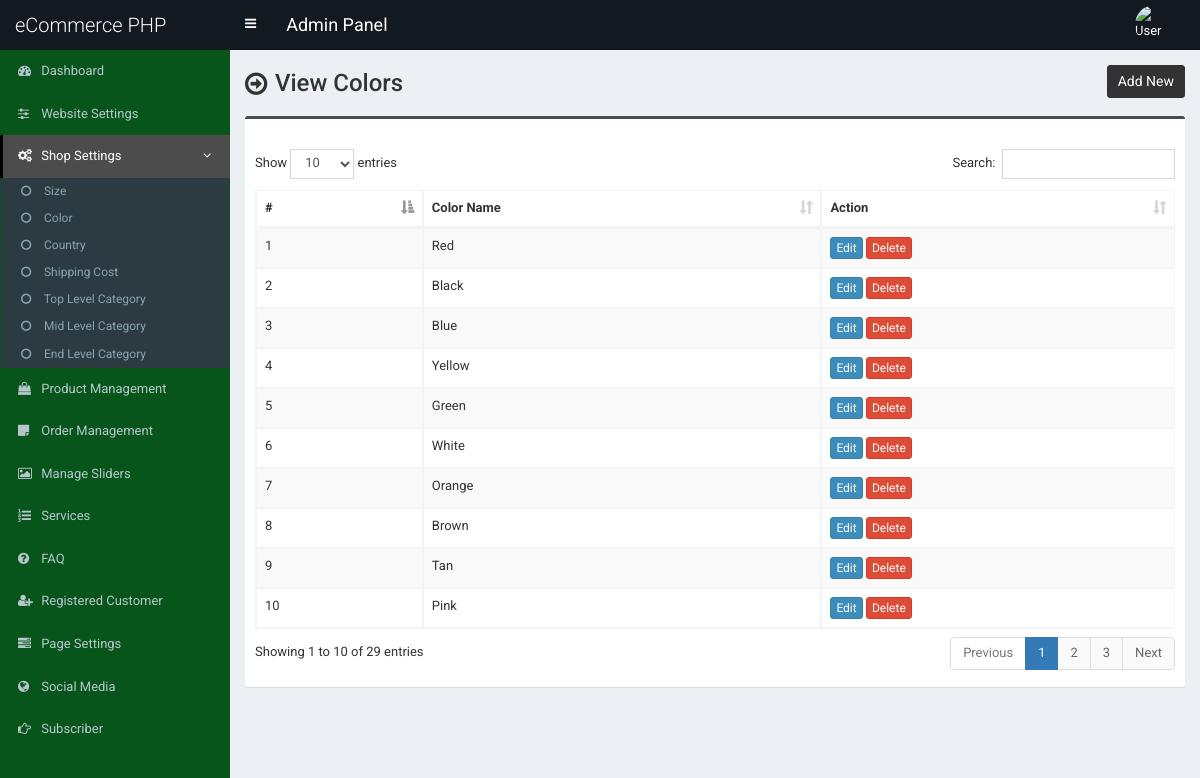
/admin/color.php (signed in), run on the app's committed database.
### tables this page shows
CREATE TABLE `tbl_color` (
  `color_id` int(11) NOT NULL,
  `color_name` varchar(255) NOT NULL
);

### admin/color.php (the view, shortened to what this page needs)
<?php require_once('header.php'); ?>
<section class="content-header">
	<div class="content-header-left">
		<h1>View Colors</h1>
	</div>
	<div class="content-header-right">
		<a href="color-add.php" class="btn btn-primary btn-sm">Add New</a>
	</div>
</section>
<section class="content">
  <div class="row">
    <div class="col-md-12">
      <div class="box box-info">
        <div class="box-body table-responsive">
          <table id="example1" class="table table-bordered table-hover table-striped">
			<thead>
			    <tr>
			        <th>#</th>
			        <th>Color Name</th>
			        <th>Action</th>
			    </tr>
			</thead>
            <tbody>
            	<?php
            	$i=0;
            	$statement = $pdo->prepare("SELECT * FROM tbl_color ORDER BY color_id ASC");
            	$statement->execute();
            	$result = $statement->fetchAll(PDO::FETCH_ASSOC);
            	foreach ($result as $row) {
            		$i++;
            		?>
					<tr>
	                    <td><?php echo $i; ?></td>
	                    <td><?php echo $row['color_name']; ?></td>
	                    <td>
	                        <a href="color-edit.php?id=<?php echo $row['color_id']; ?>" class="btn btn-primary btn-xs">Edit</a>
	                        <a href="#" class="btn btn-danger btn-xs" data-href="color-delete.php?id=<?php echo $row['color_id']; ?>" data-toggle="modal" data-target="#confirm-delete">Delete</a>
	                    </td>
	                </tr>
            		<?php
            	}
            	?>
            </tbody>
          </table>
        </div>
      </div>
</section>
<?php require_once('footer.php'); ?>

### admin/style.css (style rules this page uses)
body { font-size: 13px; font-family: "Roboto", sans-serif; }
.content-header > h1, .content-header .content-header-left h1 { font-family: "Roboto", sans-serif; }
.box-info { padding-top: 20px; }
.content-header { overflow: hidden; }
.content-header .content-header-left { float: left; padding-top: 5px; }
.content-header .content-header-right { float: right; }
.content-header .content-header-left h1 { margin-top: 0; margin-bottom: 0; padding-left: 30px; padding-bottom: 5px; font-size: 24px; position: relative; }
.content-header .content-header-left h1:before { position: absolute; top: 0; left: 0; font-family: "FontAwesome", sans-serif; font-size: 26px; content: "\f18e"; }
.content-header .content-header-right a { position: relative; font-size: 14px; }
.box.box-info { border-top-color: #4c4c4c; }
.content-header .content-header-right a { background-color: #333333; border-color: #333333; }

### data on the page
tbl_color: color_name "Red"
tbl_color: color_name "Black"
tbl_color: color_name "Blue"
tbl_color: color_name "Yellow"
tbl_color: color_name "Green"
tbl_color: color_name "White"
tbl_color: color_name "Orange"
tbl_color: color_name "Brown"
tbl_color: color_name "Tan"
tbl_color: color_name "Pink"
